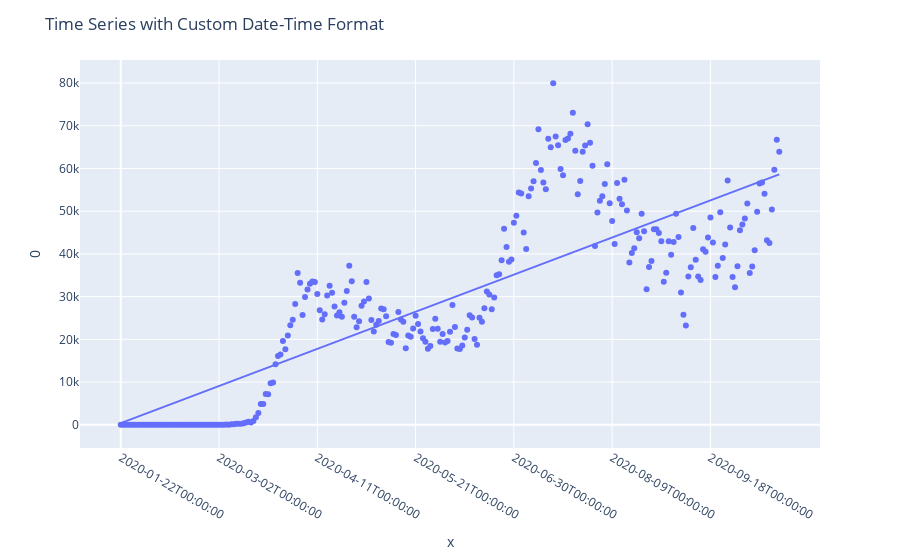

Here is the notebook cell this chart was saved with:
### Code cell
df = united_states_cases.T.reset_index()
fig = px.scatter(df, x=[i for i in range(X.index.size)], y=0, trendline="ols"
                )

# Set custom x-axis labels
fig.update_xaxes(
    ticktext=X.index[0::40],
    tickvals=[i for i in range(X.index.size)][0::40],
)

fig.update_layout(
    title = 'Time Series with Custom Date-Time Format',
    xaxis_tickformat = '%d %B (%a)<br>%Y'
)

fig.show()

### Figure 1 — Plotly figure (JSON) as saved in the notebook; plotly's stock layout.template omitted (floating-point values rounded to 4 significant figures; data arrays with more than 128 entries replaced by an {"elided": "..."} marker saying what was removed)
{"data": [{"hovertemplate": "x=%{x}<br>0=%{y}<extra></extra>", "legendgroup": "", "marker": {"color": "#636efa", "symbol": "circle"}, "mode": "markers", "name": "", "orientation": "v", "showlegend": false, "type": "scatter", "x": {"elided": "269 int values"}, "xaxis": "x", "y": {"elided": "269 int values"}, "yaxis": "y"}, {"hovertemplate": "<b>OLS trendline</b><br>0 = 217.188 * x + 406.771<br>R<sup>2</sup>=0.671552<br><br>x=%{x}<br>0=%{y} <b>(trend)</b><extra></extra>", "legendgroup": "", "marker": {"color": "#636efa", "symbol": "circle"}, "mode": "lines", "name": "", "showlegend": false, "type": "scatter", "x": {"elided": "269 int values"}, "xaxis": "x", "y": {"elided": "269 float values"}, "yaxis": "y"}], "layout": {"legend": {"tracegroupgap": 0}, "margin": {"t": 60}, "title": {"text": "Time Series with Custom Date-Time Format"}, "xaxis": {"anchor": "y", "domain": [0, 1], "tickformat": "%d %B (%a)<br>%Y", "ticktext": ["2020-01-22T00:00:00", "2020-03-02T00:00:00", "2020-04-11T00:00:00", "2020-05-21T00:00:00", "2020-06-30T00:00:00", "2020-08-09T00:00:00", "2020-09-18T00:00:00"], "tickvals": [0, 40, 80, 120, 160, 200, 240], "title": {"text": "x"}}, "yaxis": {"anchor": "x", "domain": [0, 1], "title": {"text": "0"}}}}
